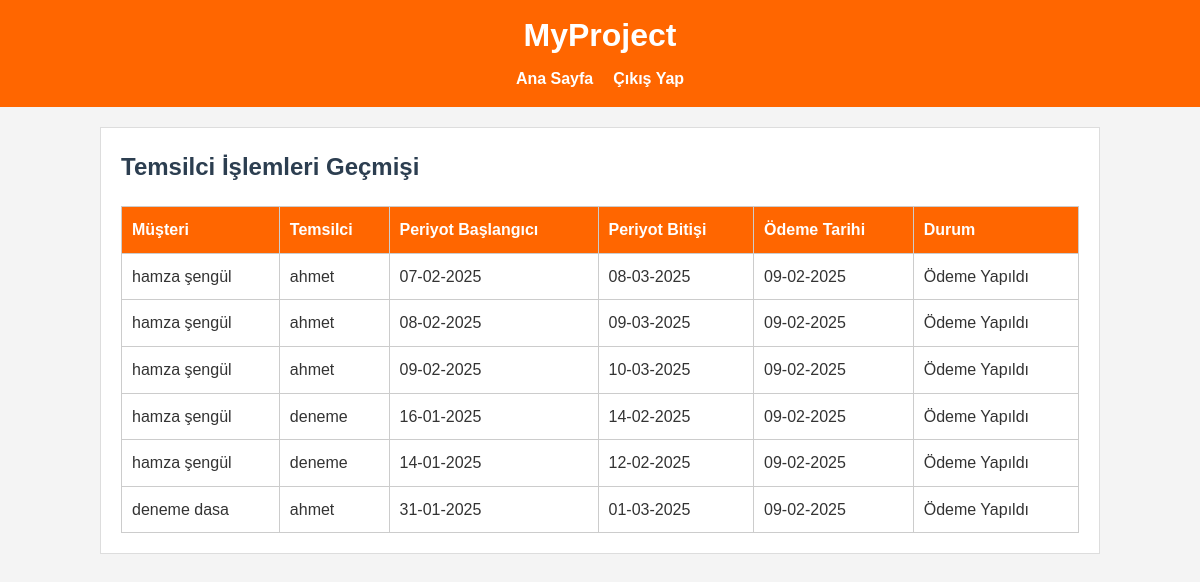
The app's page /customadmin/operations-history/ (signed in) with its own data.
### core/models.py (models this page shows, shortened)
class PaymentRecord(models.Model):
    PAYMENT_STATUS = (
        ('pending', 'Ödeme Bekleniyor'),
        ('paid', 'Ödeme Yapıldı'),
    )
    customer = models.ForeignKey('Customer', on_delete=models.CASCADE, related_name='payment_records', verbose_name="Müşteri")
    period_start = models.DateField(verbose_name="Periyot Başlangıcı")
    period_end = models.DateField(verbose_name="Periyot Bitişi")
    status = models.CharField(max_length=10, choices=PAYMENT_STATUS, default='pending', verbose_name="Ödeme Durumu")
    payment_date = models.DateField(null=True, blank=True, verbose_name="Ödeme Tarihi")
    created_at = models.DateTimeField(auto_now_add=True)
    class Meta:
        verbose_name = "Ödeme Kaydı"
        verbose_name_plural = "Ödeme Kayıtları"
        ordering = ['period_start']

class Customer(models.Model):
    representative = models.ForeignKey(User, on_delete=models.CASCADE, related_name='customers', verbose_name="Temsilci")
    first_name = models.CharField(max_length=30, verbose_name="Ad")
    last_name = models.CharField(max_length=30, verbose_name="Soyad")
    identifier = models.CharField(max_length=50, verbose_name="TC / Vergi No")
    tax_address = models.CharField(max_length=50, blank=True, null=True, verbose_name="Vergi Adresi")
    address = models.TextField(verbose_name="Adres")
    subscription_type = models.ForeignKey(SubscriptionType, on_delete=models.SET_NULL, null=True, blank=True, verbose_name="Abonelik Türü")
    subscription_duration = models.ForeignKey(SubscriptionDuration, on_delete=models.SET_NULL, null=True, blank=True, verbose_name="Abonelik Süresi")
    subscription_start_date = models.DateField(null=True, blank=True, verbose_name="Aboneliğin Başlama Tarihi")
    payment_method = models.ForeignKey(PaymentMethod, on_delete=models.SET_NULL, null=True, blank=True, verbose_name="Ödeme Tipi")
    payment_amount = models.DecimalField(max_digits=10, decimal_places=2, null=True, blank=True, verbose_name="Ödeme Miktarı")
    detail = models.TextField(blank=True, null=True, verbose_name="Detay Açıklama")
    created_at = models.DateTimeField(auto_now_add=True, verbose_name="Oluşturulma Tarihi")
    class Meta:
        verbose_name = "Müşteri"
        verbose_name_plural = "Müşteriler"
        ordering = ['-created_at']

### core/views.py (the view)
# urls.py: path('customadmin/operations-history/', views.admin_operations_history, name='admin_operations_history'),
@login_required
@user_passes_test(lambda u: u.is_superuser)
def admin_operations_history(request):
    records = PaymentRecord.objects.select_related('customer', 'customer__representative').order_by('-payment_date')
    context = {
        'records': records,
    }
    return render(request, 'core/admin_operations_history.html', context)

### core/templates/core/admin_operations_history.html (shortened to what this page needs)
{% extends 'core/base.html' %}
{% block content %}
<h2>Temsilci İşlemleri Geçmişi</h2>
<table>
  <thead>
    <tr>
      <th>Müşteri</th>
      <th>Temsilci</th>
      <th>Periyot Başlangıcı</th>
      <th>Periyot Bitişi</th>
      <th>Ödeme Tarihi</th>
      <th>Durum</th>
    </tr>
  </thead>
  <tbody>
    {% for record in records %}
    <tr>
      <td>{{ record.customer.first_name }} {{ record.customer.last_name }}</td>
      <td>{{ record.customer.representative.username }}</td>
      <td>{{ record.period_start|date:"d-m-Y" }}</td>
      <td>{{ record.period_end|date:"d-m-Y" }}</td>
      <td>{{ record.payment_date|date:"d-m-Y" }}</td>
      <td>{{ record.get_status_display }}</td>
    </tr>
    {% empty %}
    <tr>
      <td colspan="6">Henüz işlem kaydı yok.</td>
    </tr>
    {% endfor %}
  </tbody>
</table>
{% endblock %}

### core/static/core/css/style.css (style rules this page uses)
* { margin: 0; padding: 0; box-sizing: border-box; }
body { font-family: Arial, sans-serif; line-height: 1.6; background-color: #f4f4f4; color: #333; padding: 20px; }
table { width: 100%; border-collapse: collapse; margin-top: 20px; }
table th, table td { padding: 10px; border: 1px solid #ccc; text-align: left; }
table th { background-color: #ff6600; color: #fff; }

### core/templates/core/base.html (style rules this page uses)
body { font-family: 'Arial', sans-serif; margin: 0; padding: 0; background-color: #f4f4f4; color: #333; }
h2 { color: #2c3e50; }

### records on screen
PaymentRecord: customer.first_name "hamza", customer.last_name "şengül", customer.representative.username "ahmet", period_start "07-02-2025", period_end "08-03-2025", payment_date "09-02-2025", status "Ödeme Yapıldı"
PaymentRecord: customer.first_name "hamza", customer.last_name "şengül", customer.representative.username "ahmet", period_start "08-02-2025", period_end "09-03-2025", payment_date "09-02-2025", status "Ödeme Yapıldı"
PaymentRecord: customer.first_name "hamza", customer.last_name "şengül", customer.representative.username "ahmet", period_start "09-02-2025", period_end "10-03-2025", payment_date "09-02-2025", status "Ödeme Yapıldı"
PaymentRecord: customer.first_name "hamza", customer.last_name "şengül", customer.representative.username "deneme", period_start "16-01-2025", period_end "14-02-2025", payment_date "09-02-2025", status "Ödeme Yapıldı"
PaymentRecord: customer.first_name "hamza", customer.last_name "şengül", customer.representative.username "deneme", period_start "14-01-2025", period_end "12-02-2025", payment_date "09-02-2025", status "Ödeme Yapıldı"
PaymentRecord: customer.first_name "deneme", customer.last_name "dasa", customer.representative.username "ahmet", period_start "31-01-2025", period_end "01-03-2025", payment_date "09-02-2025", status "Ödeme Yapıldı"
